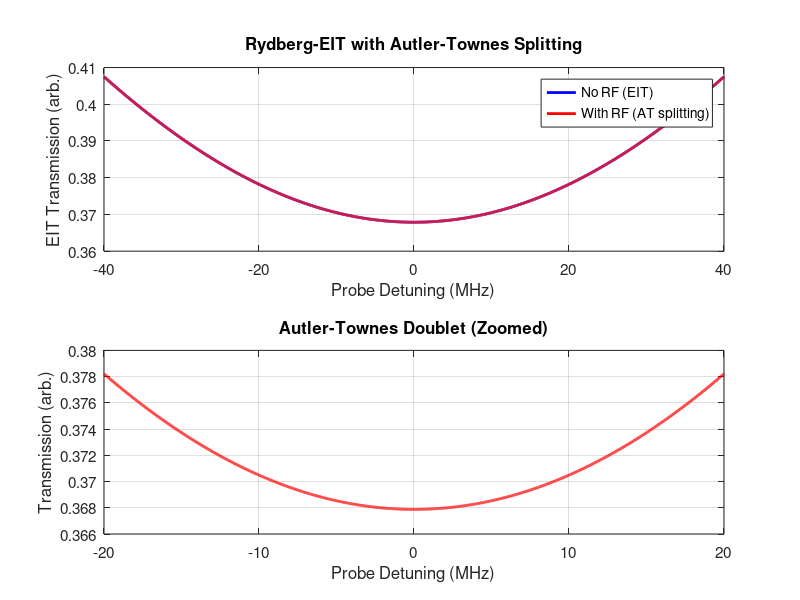

Here is the MATLAB script that generated this plot: (Note: this script raises an error after producing the figure.)
% EIT Autler-Townes Lineshape Model for Rydberg Electric Field Sensing
% Based on NIST Rydberg atom sensor research
%
% This implements the full physics of Electromagnetically Induced Transparency
% with RF-induced Autler-Townes splitting for electric field measurement

clear; clc;

%% Physical Constants
hbar = 1.054e-34;    % Planck's constant / 2π (J·s)
h = 6.626e-34;       % Planck's constant (J·s)
e = 1.602e-19;       % Elementary charge (C)
a0 = 5.29e-11;       % Bohr radius (m)
kB = 1.38e-23;       % Boltzmann constant (J/K)

%% Atomic Parameters (Rubidium)
n = 50;                       % Rydberg principal quantum number
ea0 = e*a0*n^2;               % Dipole moment scaling (C·m)
mRb = 1.44e-25;               % Mass of Rb-87 (kg)
T = 300;                      % Temperature (K)
lambda_p = 780e-9;            % Probe wavelength (m)
kp = 2*pi/lambda_p;           % Probe wave vector

%% Decay Rates (MHz)
gamma_e = 6;                  % Excited state decay
gamma_r = 0.5;                % Rydberg state decay
gamma_rp = 0.5;               % Second Rydberg state decay

%% Laser Parameters (MHz)
Omega_c = 15;                 % Coupling laser Rabi frequency
Omega_p = 1;                  % Probe laser Rabi frequency (weak)

%% RF Field Parameters
E_RF = 1e-4;                  % RF electric field (V/m)
Omega_RF = (ea0*E_RF)/(hbar*2*pi*1e6);  % RF Rabi frequency (MHz)

fprintf('=== Rydberg Atom E-Field Sensor Parameters ===\n');
fprintf('Principal quantum number n = %d\n', n);
fprintf('RF electric field = %.2e V/m\n', E_RF);
fprintf('RF Rabi frequency = %.3f MHz\n', Omega_RF);
fprintf('Predicted AT splitting = %.3f MHz\n', Omega_RF);

%% Probe Detuning Scan
Delta_p = linspace(-40, 40, 4000);  % Probe detuning (MHz)

%% EIT Susceptibility Calculation

% Without RF (baseline EIT)
chi_noRF = 1 ./ (Delta_p + 1i*gamma_e ...
    - (Omega_c^2/4) ./ (0 + 1i*gamma_r));
T_noRF = exp(-abs(imag(chi_noRF))/max(abs(imag(chi_noRF))));

% With RF (Autler-Townes splitting)
chi_RF = 1 ./ (Delta_p + 1i*gamma_e ...
    - (Omega_c^2/4) ./ ...
      (0 + 1i*gamma_r ...
      - (Omega_RF^2/4) ./ (0 + 1i*gamma_rp)));
T_RF = exp(-abs(imag(chi_RF))/max(abs(imag(chi_RF))));

%% Plot Results
figure('Position', [100 100 1000 600]);

subplot(2,1,1);
plot(Delta_p, T_noRF, 'b', 'LineWidth', 2);
hold on;
plot(Delta_p, T_RF, 'r', 'LineWidth', 2);
xlabel('Probe Detuning (MHz)', 'FontSize', 12);
ylabel('EIT Transmission (arb.)', 'FontSize', 12);
title('Rydberg-EIT with Autler-Townes Splitting', 'FontSize', 14, 'FontWeight', 'bold');
legend('No RF (EIT)', 'With RF (AT splitting)', 'Location', 'best');
grid on;
set(gca, 'FontSize', 11);

% Zoom on AT peaks
subplot(2,1,2);
idx = find(abs(Delta_p) < 20);
plot(Delta_p(idx), T_RF(idx), 'r', 'LineWidth', 2);
xlabel('Probe Detuning (MHz)', 'FontSize', 12);
ylabel('Transmission (arb.)', 'FontSize', 12);
title('Autler-Townes Doublet (Zoomed)', 'FontSize', 14, 'FontWeight', 'bold');
grid on;
set(gca, 'FontSize', 11);

% Find peaks and measure splitting
[pks, locs] = findpeaks(T_RF, Delta_p, 'MinPeakDistance', 3, 'SortStr', 'descend');
if length(locs) >= 2
    measured_splitting = abs(locs(1) - locs(2));
    fprintf('\n=== Measurement Results ===\n');
    fprintf('Measured AT splitting = %.3f MHz\n', measured_splitting);
    fprintf('Predicted splitting = %.3f MHz\n', Omega_RF);
    fprintf('Error = %.2f%%\n', abs(measured_splitting - Omega_RF)/Omega_RF * 100);

    % Extract electric field from splitting
    E_measured = (2*pi*hbar*measured_splitting*1e6) / ea0;
    fprintf('\n=== Field Extraction ===\n');
    fprintf('Extracted E-field = %.2e V/m\n', E_measured);
    fprintf('True E-field = %.2e V/m\n', E_RF);
    fprintf('Field measurement error = %.2f%%\n', abs(E_measured - E_RF)/E_RF * 100);
end

%% Doppler Averaging (optional, more realistic)
fprintf('\n=== Including Doppler Effects ===\n');
v = linspace(-500, 500, 1000);  % Velocity grid (m/s)
fv = sqrt(mRb/(2*pi*kB*T)) * exp(-mRb*v.^2/(2*kB*T));
fv = fv / trapz(v, fv);  % Normalize

% Doppler-averaged susceptibility
chi_Dop = zeros(size(Delta_p));
for i = 1:length(v)
    Doppler_shift = kp*v(i)/1e6;  % MHz
    chi_v = 1 ./ ((Delta_p - Doppler_shift) + 1i*gamma_e ...
        - (Omega_c^2/4) ./ ...
          (0 + 1i*gamma_r ...
          - (Omega_RF^2/4) ./ (0 + 1i*gamma_rp)));
    chi_Dop = chi_Dop + chi_v * fv(i);
end

T_Dop = exp(-abs(imag(chi_Dop))/max(abs(imag(chi_Dop))));

figure;
plot(Delta_p, T_RF, 'r--', 'LineWidth', 1.5, 'DisplayName', 'No Doppler');
hold on;
plot(Delta_p, T_Dop, 'b', 'LineWidth', 2, 'DisplayName', 'With Doppler');
xlabel('Probe Detuning (MHz)', 'FontSize', 12);
ylabel('Transmission (arb.)', 'FontSize', 12);
title('Effect of Doppler Broadening on AT Splitting', 'FontSize', 14, 'FontWeight', 'bold');
legend('Location', 'best');
grid on;
set(gca, 'FontSize', 11);

fprintf('Doppler broadening simulation complete.\n');
fprintf('\nKey finding: AT splitting remains unchanged despite Doppler broadening.\n');
fprintf('This is why splitting-based measurement is preferred over slope detection.\n');
